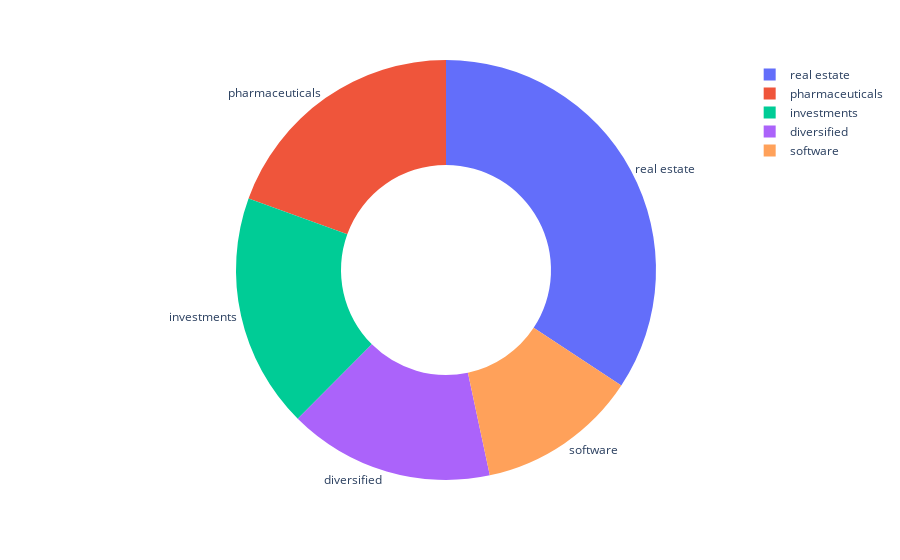

Notebook cell for this chart:
### Code cell
d1 = data["Source"].value_counts().head(5)
names1 = d1.index
values1 = d1.values

fig1 = px.pie(data_frame=d1, names=names1, values=values1,hole=0.5)
fig1.update_traces(textinfo="label",textposition="outside")

fig1.show()

### Figure 1 — Plotly figure (JSON) as saved in the notebook; plotly's stock layout.template omitted (floating-point values rounded to 4 significant figures)
{"data": [{"domain": {"x": [0, 1], "y": [0, 1]}, "hole": 0.5, "hovertemplate": "index=%{label}<br>value=%{value}<extra></extra>", "labels": ["real estate", "pharmaceuticals", "investments", "diversified", "software"], "legendgroup": "", "name": "", "showlegend": true, "textinfo": "label", "textposition": "outside", "type": "pie", "values": [169, 96, 89, 78, 61]}], "layout": {"legend": {"tracegroupgap": 0}, "margin": {"t": 60}}}
